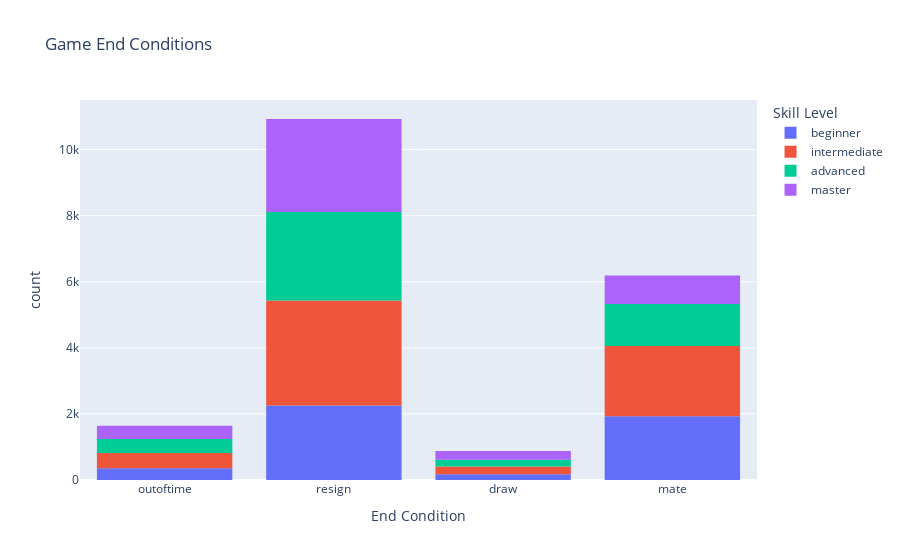

The notebook cell saved with this chart:
### Code cell
st.header('Game End Conditions')

# show histogram of game outcomes, colored by skill level
px.histogram(games_df, x='victory_status', color='skill_level', title='Game End Conditions',
    labels=dict(victory_status='End Condition', skill_level='Skill Level', time_control='Time Control'))

### Figure 1 — Plotly figure (JSON) as saved in the notebook; plotly's stock layout.template omitted (floating-point values rounded to 4 significant figures; data arrays with more than 128 entries replaced by an {"elided": "..."} marker saying what was removed)
{"data": [{"alignmentgroup": "True", "bingroup": "x", "hovertemplate": "Skill Level=beginner<br>End Condition=%{x}<br>count=%{y}<extra></extra>", "legendgroup": "beginner", "marker": {"color": "#636efa", "pattern": {"shape": ""}}, "name": "beginner", "offsetgroup": "beginner", "orientation": "v", "showlegend": true, "type": "histogram", "x": {"elided": "4717 str values"}, "xaxis": "x", "yaxis": "y"}, {"alignmentgroup": "True", "bingroup": "x", "hovertemplate": "Skill Level=intermediate<br>End Condition=%{x}<br>count=%{y}<extra></extra>", "legendgroup": "intermediate", "marker": {"color": "#EF553B", "pattern": {"shape": ""}}, "name": "intermediate", "offsetgroup": "intermediate", "orientation": "v", "showlegend": true, "type": "histogram", "x": {"elided": "5993 str values"}, "xaxis": "x", "yaxis": "y"}, {"alignmentgroup": "True", "bingroup": "x", "hovertemplate": "Skill Level=advanced<br>End Condition=%{x}<br>count=%{y}<extra></extra>", "legendgroup": "advanced", "marker": {"color": "#00cc96", "pattern": {"shape": ""}}, "name": "advanced", "offsetgroup": "advanced", "orientation": "v", "showlegend": true, "type": "histogram", "x": {"elided": "4587 str values"}, "xaxis": "x", "yaxis": "y"}, {"alignmentgroup": "True", "bingroup": "x", "hovertemplate": "Skill Level=master<br>End Condition=%{x}<br>count=%{y}<extra></extra>", "legendgroup": "master", "marker": {"color": "#ab63fa", "pattern": {"shape": ""}}, "name": "master", "offsetgroup": "master", "orientation": "v", "showlegend": true, "type": "histogram", "x": {"elided": "4332 str values"}, "xaxis": "x", "yaxis": "y"}], "layout": {"barmode": "relative", "legend": {"title": {"text": "Skill Level"}, "tracegroupgap": 0}, "title": {"text": "Game End Conditions"}, "xaxis": {"anchor": "y", "domain": [0, 1], "title": {"text": "End Condition"}}, "yaxis": {"anchor": "x", "domain": [0, 1], "title": {"text": "count"}}}}
